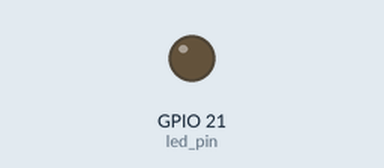
Bench run of a program on a simulated Raspberry Pi (BCM pin numbers). On the bench: output pins drawn as LEDs (lit = HIGH).

Above: at 0.05 s.
At 2.5 s:
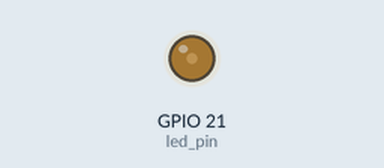
At 5.0 s:
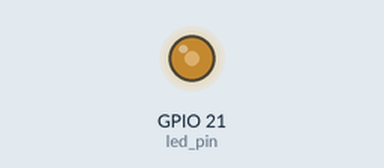
At 10.0 s:
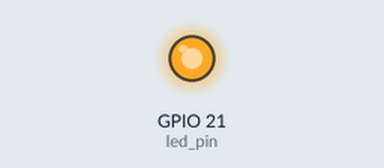
Timing chart, 0 to 13.0 s (numbered marks = the images above):
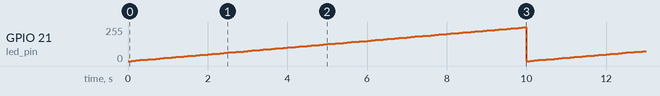

Measured:
- by itself, GPIO 21 (led_pin): ramps from 0/255 to 252/255 and jumps back, once every 10.0 s

The program:

pulse_pwm.py
```python
# pwm.py
import time
import RPi.GPIO as GPIO
led_pin = 21
GPIO.setmode(GPIO.BCM)
GPIO.setup(led_pin, GPIO.OUT)
pwm_led = GPIO.PWM(led_pin, 500)
pwm_led.start(100)
while True:
    for i in range(0, 100):
        duty_s = i
        duty = int(duty_s)
        pwm_led.ChangeDutyCycle(duty)
        time.sleep(0.1)
```
